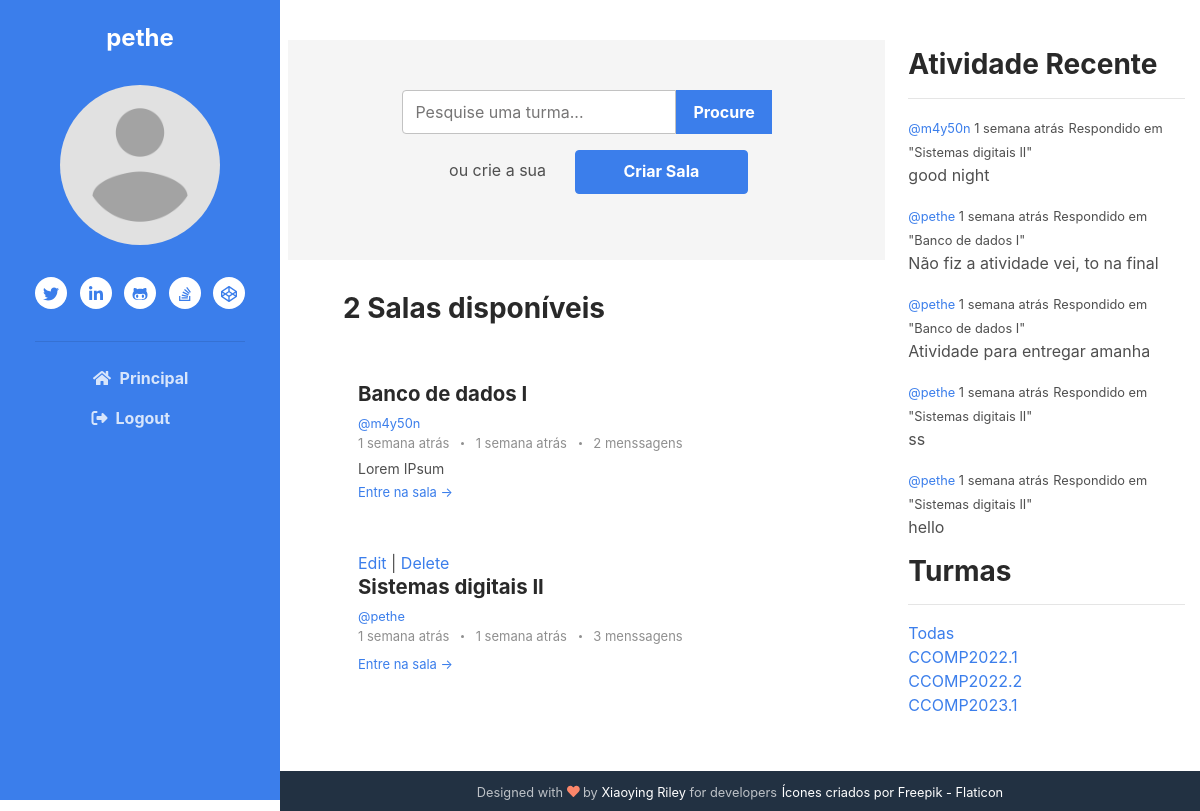
The page /?q=CCOMP2022.1 (signed in) on the database as committed earlier.
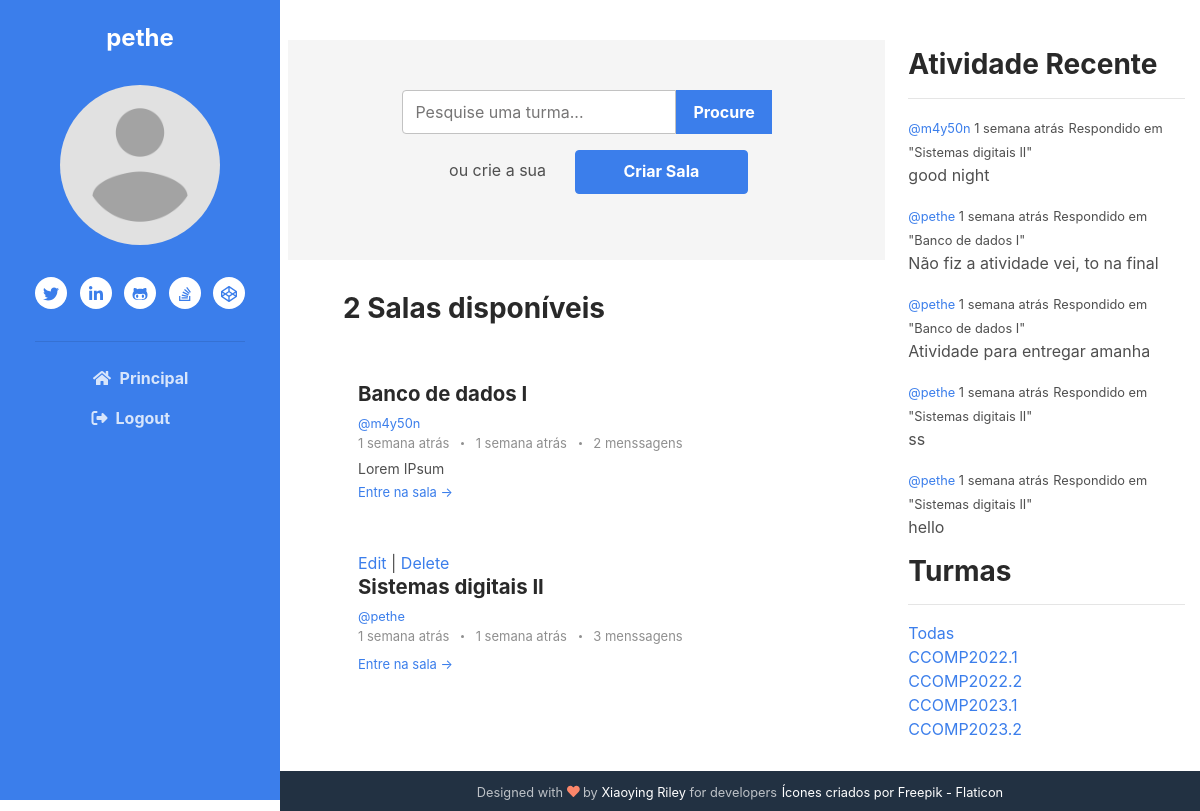
The same page on the database as committed later.
### base/models.py (models this page shows, shortened)
class Room(models.Model):
    host = models.ForeignKey(User, on_delete=models.SET_NULL, null=True)
    classe = models.ForeignKey(Classe, on_delete=models.SET_NULL, null=True)
    name = models.CharField(max_length=200)
    desc = models.TextField(null=True, blank=True)
    participants = models.ManyToManyField(
        User, related_name='participants', blank=True)
    updated = models.DateTimeField(auto_now=True)
    created = models.DateTimeField(auto_now_add=True)
    created_in = models.TextField(default='capsulat', blank=True)
    crypt_key = models.CharField(max_length=23)
    class Meta:
        ordering = ['-updated', '-created']
    def __str__(self):
        return self.name

class Message(models.Model):
    user = models.ForeignKey(User, on_delete=models.CASCADE)
    room = models.ForeignKey(Room, on_delete=models.CASCADE)
    body = models.TextField()
    update = models.DateTimeField(auto_now=True)
    created = models.DateTimeField(auto_now_add=True)
    created_in = models.TextField(null=True, blank=True)

class Classe(models.Model):
    name = models.CharField(max_length=200)

### base/views.py (the view)
# urls.py: path('', views.home, name="home"),
def home(request):
    q = request.GET.get('q') if request.GET.get(
        'q') != None else ''
    rooms = Room.objects.filter(Q(classe__name__icontains=q) | Q(
        name__icontains=q) | Q(desc__icontains=q)).order_by('-created')
    howLongAgo(rooms)
    classes = Classe.objects.all()
    room_count = rooms.count()
    room_messages = Message.objects.filter(
        Q(room__classe__name__icontains=q) | Q(
            room__name__icontains=q)).order_by('-created')
    howLongAgo(room_messages)
    recent_activity = room_messages[:6]
    context = {'rooms': rooms, 'classes': classes,
               'q': q, 'room_count': room_count, 'room_messages': room_messages,
               'recent_activity': recent_activity}
    return render(request, 'base/home.html', context)

### base/views.py (called while the page is built)
def timesince(dt, default="agora"):
    now = datetime.now()
    diff = now - dt
    periods = (
        (diff.days // 365, "ano", "anos"),
        (diff.days // 30, "mês", "meses"),
        (diff.days // 7, "semana", "semanas"),
        (diff.days, "dia", "dias"),
        (diff.seconds // 3600, "hora", "horas"),
        (diff.seconds // 60, "minuto", "minutos"),
        (diff.seconds - 30, "segundo", "segundos"),
    )
    for period, singular, plural in periods:
        if period >= 1:
            return "%d %s atrás" % (period, singular if period == 1 else plural)
    return default

### base/templates/base/home.html
{% extends 'main.html' %}
{% load static %}
{% block content %}
	<link rel="stylesheet" href="{% static 'styles/main.css' %}">
	<div class="main-2-column">
		<div class="mt-4">
			<div class="search-bar m-2 my-md-3 d-flex flex-wrap justify-content-center align-items-center">
				<form action="" method="get">
					<div class="input-group">
						<input type="text"  name=q class="form-control" placeholder="Pesquise uma turma..." aria-label="Pesquise uma turma..." aria-describedby="basic-addon1">
						<div class="input-group-prepend">
						  <input type="submit" class="input-group btn btn-primary" id="basic-addon1" value="Procure">
						</div>
					</div>
				</form>
				<div class="my-3">
					<p class="mx-4 my-2 d-inline">ou crie a sua</p>
					<a class="btn btn-primary py-2 px-5" href="{% url 'create-room' %}">Criar Sala</a>
				</div>
			</div>
			<div class="container">
				<h3 class="pl-5 pt-3">{{room_count}} Salas disponíveis</h3>
				{% include 'base/feed_component.html' %}
			</div>
		</div>
		<div class="d-flex flex-column">
			{% include 'base/activity_component.html' %}
			{% include 'base/classes_component.html' %}
		</div>
	</div>
{% endblock content%}

### base/templates/base/feed_component.html
{% load humanize %}
<section class="blog-list px-3 py-5 p-md-5 ">
    <div class="container">
        {% for room in rooms %}
            {% if request.user == room.host %}
                <a href="{% url 'update-room' room.id%}">Edit</a>
                |
                <a href="{% url 'delete-room' room.id%}">Delete</a>
            {% endif %}
            <div class="item mb-5">
                <div class="media">
                    <div class="media-body">
                        <h3 class="title mb-1"><a href="{% url 'room' room.id%}">{{room.name}}</a></h3>
                        <small><a href="{% url 'user-profile' room.host.id %}">@{{room.host.username}}</a></small>
                        <div class="meta mb-1"><span class="date">
                            {{room.created_in}}
                        </span>
                            {% if room.message_set.all.count > 0 %}
                            <span class="time">
                            {% for m in room.message_set.all %}
                                {% if forloop.last %}
                                {{m.created_in}}
                                {% endif %}
                            {% endfor%}
                            </span>
                            {% endif %}
                            <span class="comment">
                                <a href="#">
                                    {{room.message_set.all.count}}
                                {% if room.message_set.all.count > 1 or room.message_set.all.count == 0%}
                                    menssagens
                                {% else %}
                                    menssagem
                                {% endif %}
                                </a>
                            </span>
                        </div>
                        <div class="intro">{{room.desc|truncatechars:70}}</div>
                        <a class="more-link" href="{% url 'room' room.id%}">Entre na sala &rarr;</a>
                    </div>
                </div>
            </div>
        {% endfor %}
    </div>
</section>

### base/templates/base/activity_component.html
<div class="container pt-5">
	<h3>Atividade Recente</h3>
	<hr />
	{% for message in recent_activity%}
	<div>
		<small
			><a href="{% url 'user-profile' message.user.id%}">@{{message.user}} </a>
			{{message.created_in}}</small
		>
		<small>Respondido em "{{message.room}}"</small>
		<p>{{message.body|truncatechars:50}}</p>
	</div>
	{% endfor %}
</div>

### base/templates/base/classes_component.html
<div class="container">
    <h3>Turmas</h3>
    <hr/>
    <a href="{% url 'home' %}">Todas</a>
    {% for classe in classes %}
    <div>
        <a href="{% url 'home' %}?q={{classe.name}}">{{classe.name}}</a>
    </div>
    {% endfor %}
</div>

Rows that differ between the two databases and show on the page:
added Classe: name "CCOMP2023.2"
